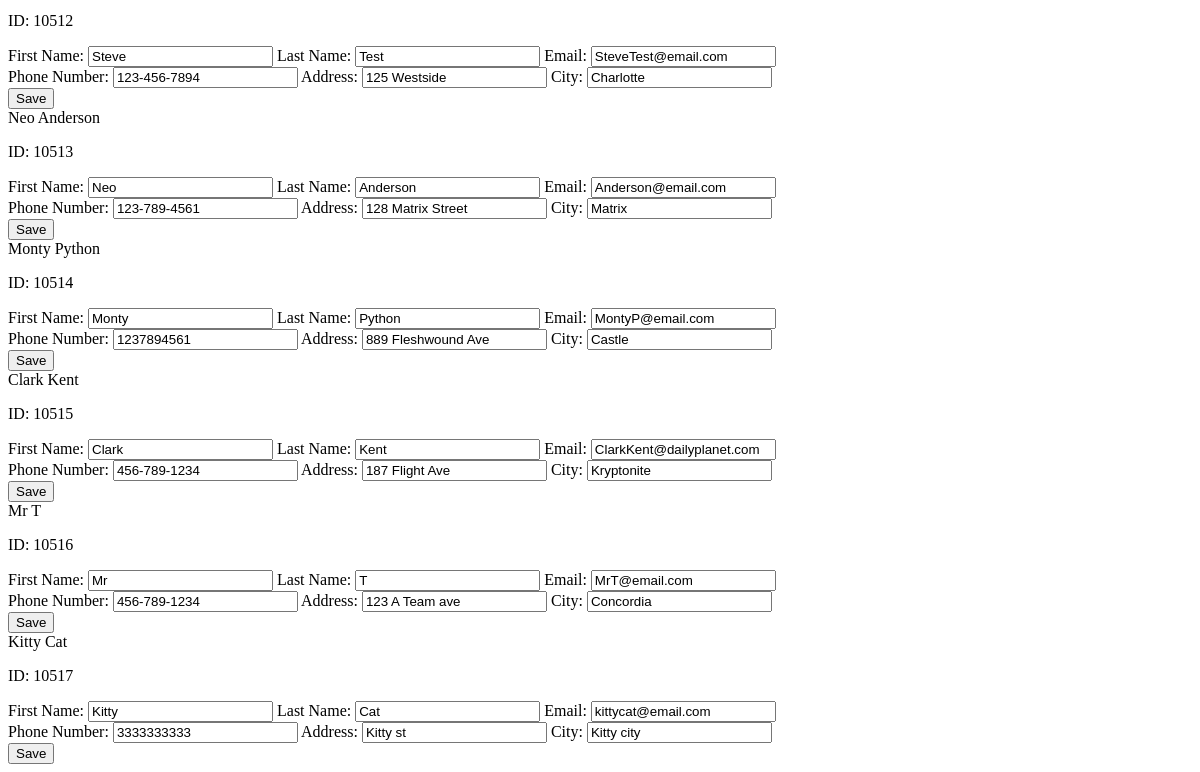
Before: /all_customer (lower part) with the older database file.
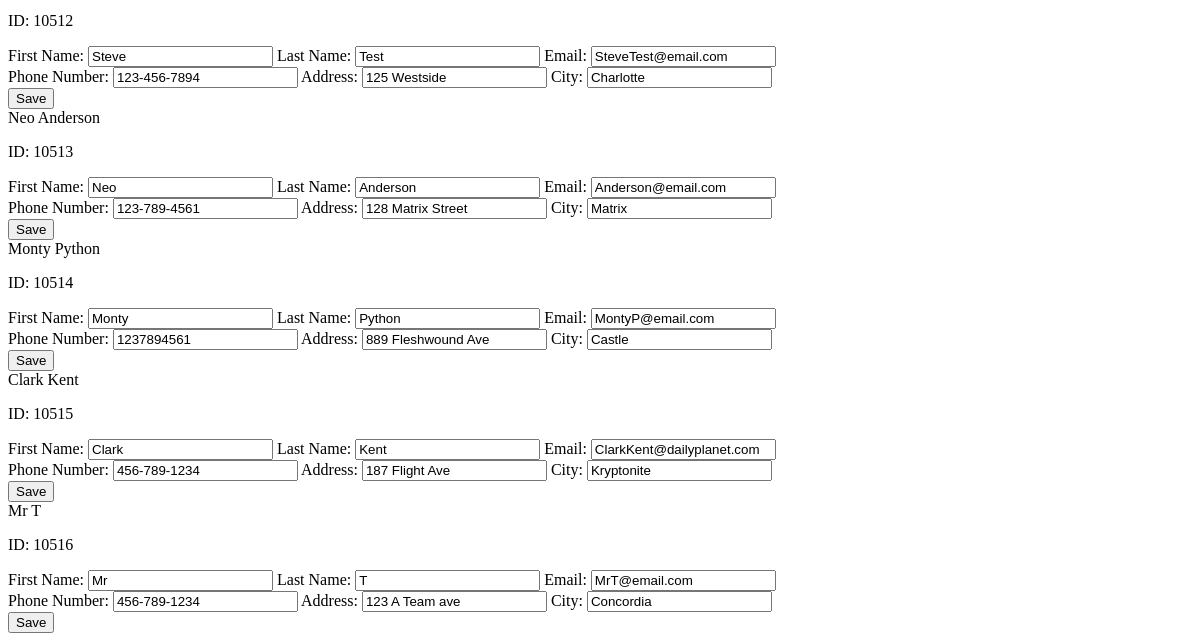
After: the same page with the newer database file.
### tables this page shows
CREATE TABLE "CustomerInfo" (
	"Id"	INTEGER,
	"First_Name"	TEXT,
	"Last_Name"	TEXT,
	"Start_Date"	TEXT,
	"Ph_Num"	TEXT,
	"Email_Add"	TEXT,
	"Phy_Add"	TEXT,
	"Phy_Add_City"	TEXT,
	PRIMARY KEY("Id" AUTOINCREMENT)
);

### FlaskUpdate2.py (the view)
@app.route('/all_customer')
def all_customer():
    conn = connect_db()
    cursor = conn.cursor()
    query = "SELECT * FROM CustomerInfo"
    cursor.execute(query)
    rows = cursor.fetchall()
    conn.close()
    return render_template('customer_list.html', customers=rows)

### FlaskUpdate2.py (called while the page is built)
def connect_db():
    logging.debug("Connecting to the Database")
    conn = sqlite3.connect('CTUTeamProject.db')
    conn.row_factory = sqlite3.Row  # This allows us to return rows as dictionaries
    return conn

### templates/customer_list.html (shortened to what this page needs)
{% for customer in customers %}
<div class="customer-display">
  <div class="customer-name">{{ customer.First_Name }} {{ customer.Last_Name }}</div>
  <div class="customer-details">
    <p>ID: {{ customer.Id }}</p>
  </div>
  <div class="customer-item">
    <label for="First_Name-{{ customer.Id }}">First Name:</label>
    <input
      type="text"
      id="First_Name-{{ customer.Id }}"
      value="{{ customer.First_Name }}"
    />
    <label for="Last_Name-{{ customer.Id }}">Last Name:</label>
    <input
      type="text"
      id="Last_Name-{{ customer.Id }}"
      value="{{ customer.Last_Name }}"
    />
    <label for="Email_Add-{{ customer.Id }}">Email:</label>
    <input
      type="email"
      id="Email_Add-{{ customer.Id }}"
      value="{{ customer.Email_Add }}"
    />
  <label for="Ph_Num-{{ customer.Id }}">Phone Number:</label>
    <input
      type="text"
      id="Ph_Num-{{ customer.Id }}"
      value="{{ customer.Ph_Num }}"
    />
    <label for="Phy_Add-{{ customer.Id }}">Address:</label>
    <input
      type="text"
      id="Phy_Add-{{ customer.Id }}"
      value="{{ customer.Phy_Add }}"
    />
    <label for="Phy_Add_City-{{ customer.Id }}">City:</label>
    <input
      type="text"
      id="Phy_Add_City-{{ customer.Id }}"
      value="{{ customer.Phy_Add_City }}"
    />
    <button onclick="saveCustomer('{{ customer.Id }}')">Save</button>
  </div>
</div>
{% endfor %}

Changed rows visible on the page:
removed CustomerInfo: First_Name "Kitty", Last_Name "Cat", Id "10517", Email_Add "kittycat@email.com", Ph_Num "3333333333", Phy_Add "Kitty st", Phy_Add_City "Kitty city"
